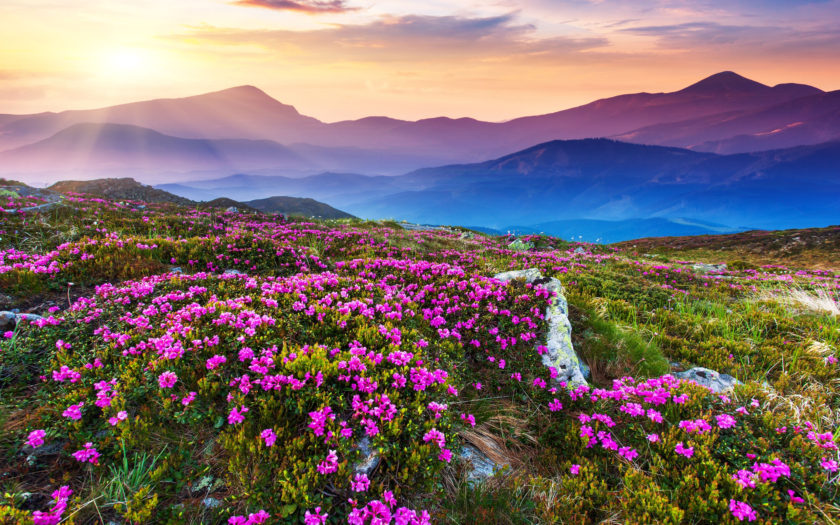
#> input picture codes/image1.jpg, 840 x 525 px
$ python 'simple threshold.py'
#> lines starting #> are read from the running program, lines starting #| are printed output that depends on the picture; after the words box and inside, x2 and y2 are one past the last pixel; in counts of white or black regions, pixels touching at a corner belong together
import cv2 as cv
img = cv.imread('image1.jpg' , 0)
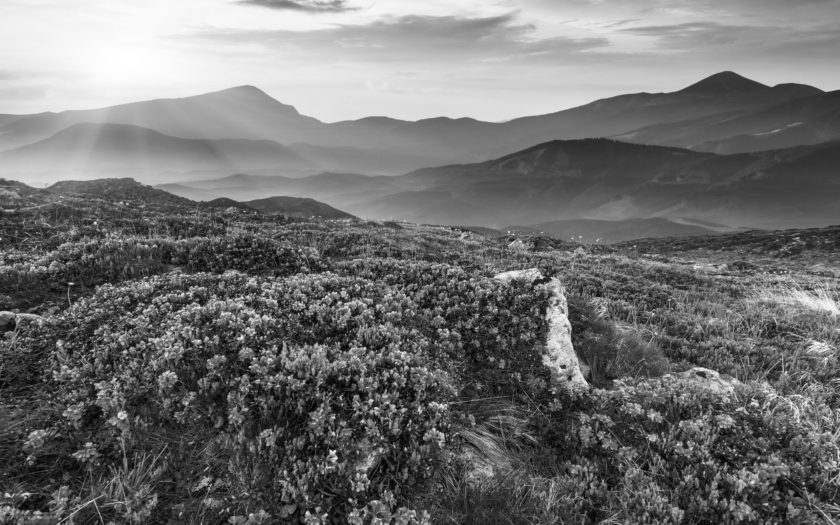
#> img: shape (525, 840); min 0, max 255, mean 113.2
ret,thresh1 = cv.threshold(img,127,255,cv.THRESH_BINARY)
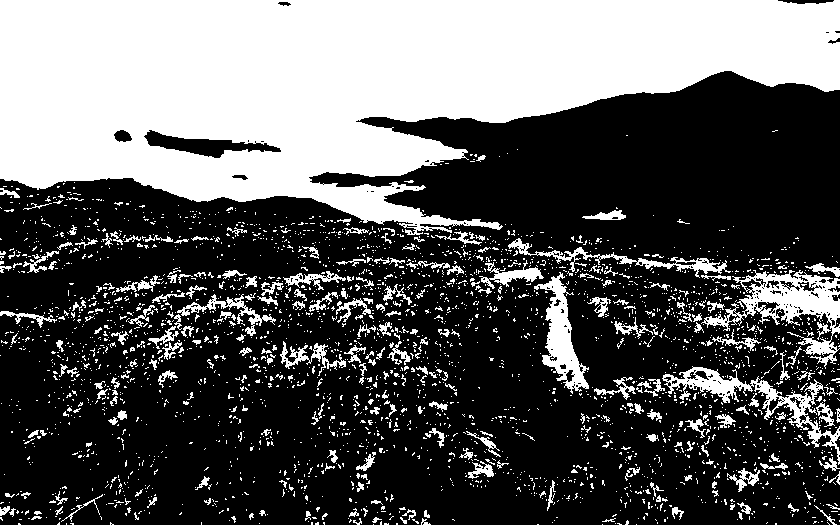
#> thresh1: shape (525, 840); 36% white; 3017 white regions (2757 under 20 px), largest, box (x1, y1, x2, y2) and area: (0, 0, 840, 235) 121543, (701, 270, 840, 369) 4188, (662, 366, 840, 465) 2799
ret,thresh2 = cv.threshold(img,127,255,cv.THRESH_BINARY_INV)
ret,thresh3 = cv.threshold(img,127,255,cv.THRESH_TRUNC)
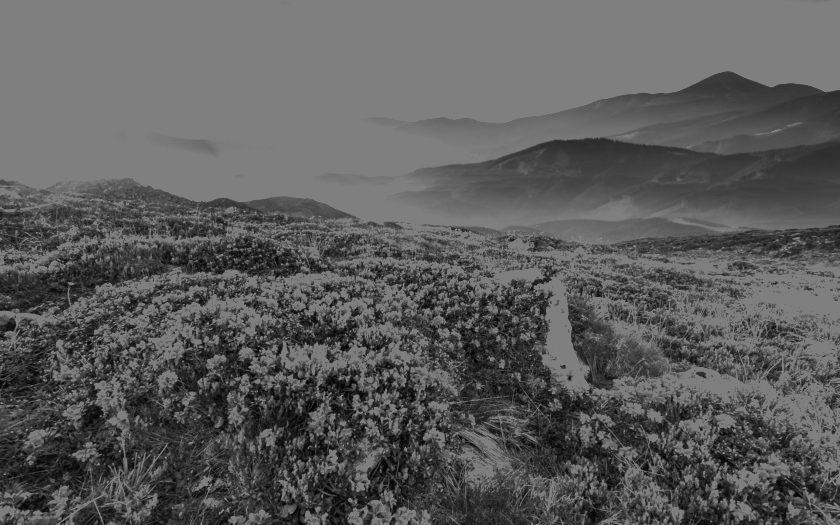
#> thresh3: shape (525, 840); min 0, max 127, mean 92.2
ret,thresh4 = cv.threshold(img,127,255,cv.THRESH_TOZERO)
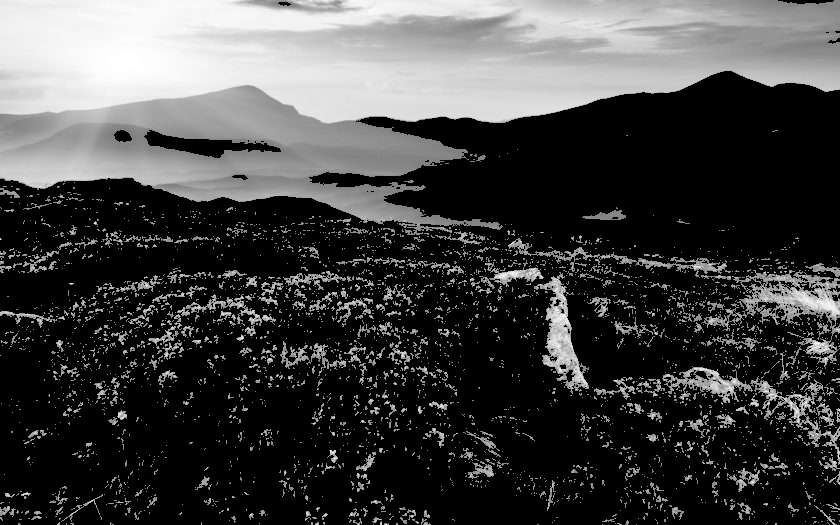
#> thresh4: shape (525, 840); min 0, max 255, mean 66.7
ret,thresh5 = cv.threshold(img,127,255,cv.THRESH_TOZERO_INV)
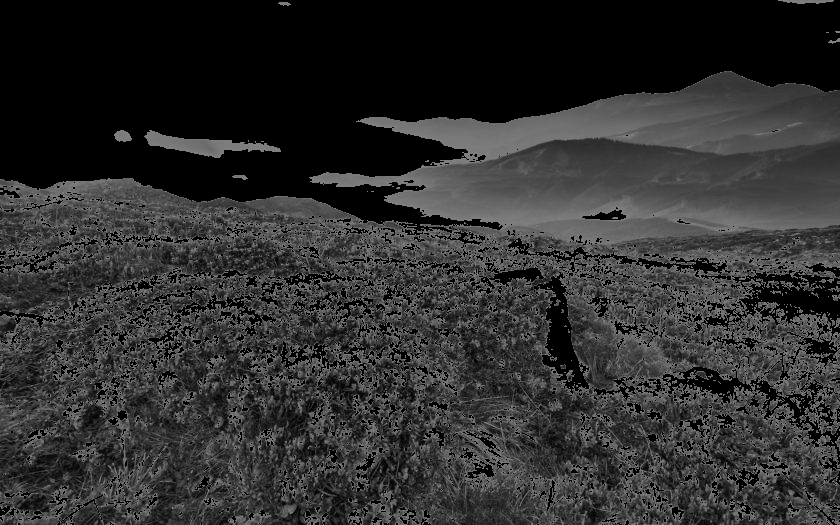
#> thresh5: shape (525, 840); min 0, max 127, mean 46.5

cv.imshow('original' , img)
cv.imshow('Binary' , thresh1)
cv.imshow('Binary_INV' , thresh2)
cv.imshow('Trunc' , thresh3)
cv.imshow('Tozero' , thresh4)
cv.imshow('Tozero_inv' , thresh5)
cv.waitKey(0)
cv.destroyAllWindows()
